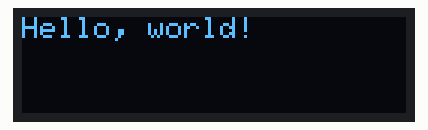
The sketch below on a simulated Arduino Uno, built with avr-gcc and run on an emulated ATmega328P. Parts: 128×32 one-colour display. The display library's start-up logo is not drawn; what the sketch prints to the serial monitor is not drawn.

Above: at 2.1 s.

The sketch:

UtilityPrg_OLED_I2C.ino
```cpp
#include <SPI.h>
#include <Wire.h>
#include <Adafruit_GFX.h>
#include <Adafruit_SSD1306.h>

#define SCREEN_WIDTH 128  // OLED display width, in pixels
#define SCREEN_HEIGHT 32  // OLED display height, in pixels


#define OLED_RESET -1        // Reset pin # (or -1 if sharing Arduino reset pin)
#define SCREEN_ADDRESS 0x3C  ///< See datasheet for Address; 0x3D for 128x64, 0x3C for 128x32
Adafruit_SSD1306 display(SCREEN_WIDTH, SCREEN_HEIGHT, &Wire, OLED_RESET);

void setup()
{
  Serial.begin(9600);
  Serial.println(F("Display-Test beginnt"));

  // Display initialisieren
  if (!display.begin(0x3C))
  {
    Serial.println(F("Fehler: OLED konnte nicht initialisiert werden"));
    while (true)
      ;
  }

  display.display();
  delay(2000);  // Pause for 2 seconds

  Serial.println(F("Display initialisiert"));

  display.clearDisplay();

  display.setTextSize(1);               // Normal 1:1 pixel scale
  display.setTextColor(SSD1306_WHITE);  // Draw white text
  display.setCursor(0, 0);              // Start at top-left corner
  display.println(F("Hello, world!"));
  display.display();
}

void loop()
{
  //Display some Data...
}
```
